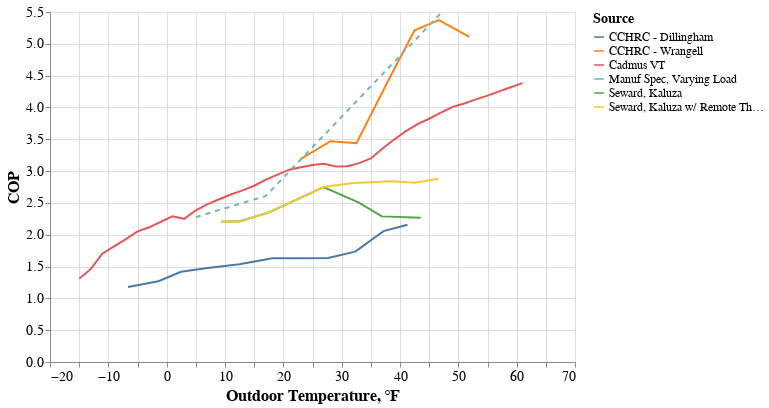

Write notebook code for a chart like this one.
### Code cell
line1 = alt.Chart(df.query('field_study == True')).mark_line().encode(
    x = 'temperature',
    y = 'cop',
    color = 'source:N',
    #opacity = 'Selected:N',
)
line2 = alt.Chart(df.query('field_study == False')).mark_line(strokeDash=[5,5]).encode(
    x = alt.X('temperature', axis=alt.Axis(title='Outdoor Temperature, ℉')),
    y = alt.Y('cop', axis=alt.Axis(title='COP')),
    color = alt.Color('source:N', legend=alt.Legend(title="Source")),
    #opacity = 'Selected:N',
)
line1 + line2

### Figure 1 — Vega-Lite specification as saved in the notebook (floating-point values rounded to 4 significant figures)
{"$schema": "https://vega.github.io/schema/vega-lite/v2.4.3.json", "config": {"axis": {"labelFontSize": 14, "titleFontSize": 16}, "legend": {"labelFontSize": 12, "titleFontSize": 14}, "view": {"height": 350, "width": 525}}, "layer": [{"data": {"values": [{"cop": 2.203, "field_study": true, "hspf": 13.4, "source": "Seward, Kaluza", "temperature": 9.323}, {"cop": 2.21, "field_study": true, "hspf": 13.4, "source": "Seward, Kaluza", "temperature": 12.53}, {"cop": 2.346, "field_study": true, "hspf": 13.4, "source": "Seward, Kaluza", "temperature": 17.36}, {"cop": 2.618, "field_study": true, "hspf": 13.4, "source": "Seward, Kaluza", "temperature": 23.87}, {"cop": 2.749, "field_study": true, "hspf": 13.4, "source": "Seward, Kaluza", "temperature": 26.89}, {"cop": 2.509, "field_study": true, "hspf": 13.4, "source": "Seward, Kaluza", "temperature": 32.87}, {"cop": 2.288, "field_study": true, "hspf": 13.4, "source": "Seward, Kaluza", "temperature": 36.89}, {"cop": 2.267, "field_study": true, "hspf": 13.4, "source": "Seward, Kaluza", "temperature": 43.56}, {"cop": 2.203, "field_study": true, "hspf": 13.4, "source": "Seward, Kaluza w/ Remote Therm", "temperature": 9.323}, {"cop": 2.21, "field_study": true, "hspf": 13.4, "source": "Seward, Kaluza w/ Remote Therm", "temperature": 12.53}, {"cop": 2.346, "field_study": true, "hspf": 13.4, "source": "Seward, Kaluza w/ Remote Therm", "temperature": 17.36}, {"cop": 2.618, "field_study": true, "hspf": 13.4, "source": "Seward, Kaluza w/ Remote Therm", "temperature": 23.87}, {"cop": 2.749, "field_study": true, "hspf": 13.4, "source": "Seward, Kaluza w/ Remote Therm", "temperature": 26.89}, {"cop": 2.814, "field_study": true, "hspf": 13.4, "source": "Seward, Kaluza w/ Remote Therm", "temperature": 31.96}, {"cop": 2.842, "field_study": true, "hspf": 13.4, "source": "Seward, Kaluza w/ Remote Therm", "temperature": 38.68}, {"cop": 2.815, "field_study": true, "hspf": 13.4, "source": "Seward, Kaluza w/ Remote Therm", "temperature": 42.48}, {"cop": 2.88, "field_study": true, "hspf": 13.4, "source": "Seward, Kaluza w/ Remote Therm", "temperature": 46.56}, {"cop": 1.178, "field_study": true, "hspf": 10, "source": "CCHRC - Dillingham", "temperature": -6.629}, {"cop": 1.269, "field_study": true, "hspf": 10, "source": "CCHRC - Dillingham", "temperature": -1.409}, {"cop": 1.417, "field_study": true, "hspf": 10, "source": "CCHRC - Dillingham", "temperature": 2.452}, {"cop": 1.474, "field_study": true, "hspf": 10, "source": "CCHRC - Dillingham", "temperature": 6.692}, {"cop": 1.537, "field_study": true, "hspf": 10, "source": "CCHRC - Dillingham", "temperature": 12.47}, {"cop": 1.629, "field_study": true, "hspf": 10, "source": "CCHRC - Dillingham", "temperature": 18.11}, {"cop": 1.632, "field_study": true, "hspf": 10, "source": "CCHRC - Dillingham", "temperature": 22.84}, {"cop": 1.636, "field_study": true, "hspf": 10, "source": "CCHRC - Dillingham", "temperature": 27.68}, {"cop": 1.735, "field_study": true, "hspf": 10, "source": "CCHRC - Dillingham", "temperature": 32.33}, {"cop": 2.057, "field_study": true, "hspf": 10, "source": "CCHRC - Dillingham", "temperature": 37.18}, {"cop": 2.157, "field_study": true, "hspf": 10, "source": "CCHRC - Dillingham", "temperature": 41.28}, {"cop": 3.19, "field_study": true, "hspf": 12, "source": "CCHRC - Wrangell", "temperature": 23.01}, {"cop": 3.469, "field_study": true, "hspf": 12, "source": "CCHRC - Wrangell", "temperature": 28.07}, {"cop": 3.437, "field_study": true, "hspf": 12, "source": "CCHRC - Wrangell", "temperature": 32.52}, {"cop": 4.405, "field_study": true, "hspf": 12, "source": "CCHRC - Wrangell", "temperature": 37.88}, {"cop": 5.213, "field_study": true, "hspf": 12, "source": "CCHRC - Wrangell", "temperature": 42.49}, {"cop": 5.372, "field_study": true, "hspf": 12, "source": "CCHRC - Wrangell", "temperature": 46.66}, {"cop": 5.107, "field_study": true, "hspf": 12, "source": "CCHRC - Wrangell", "temperature": 51.88}, {"cop": 1.307, "field_study": true, "hspf": 11.91, "source": "Cadmus VT", "temperature": -15}, {"cop": 1.463, "field_study": true, "hspf": 11.91, "source": "Cadmus VT", "temperature": -13}, {"cop": 1.706, "field_study": true, "hspf": 11.91, "source": "Cadmus VT", "temperature": -11}, {"cop": 1.817, "field_study": true, "hspf": 11.91, "source": "Cadmus VT", "temperature": -9}, {"cop": 1.93, "field_study": true, "hspf": 11.91, "source": "Cadmus VT", "temperature": -7}, {"cop": 2.052, "field_study": true, "hspf": 11.91, "source": "Cadmus VT", "temperature": -5}, {"cop": 2.117, "field_study": true, "hspf": 11.91, "source": "Cadmus VT", "temperature": -3}, {"cop": 2.204, "field_study": true, "hspf": 11.91, "source": "Cadmus VT", "temperature": -1}, {"cop": 2.289, "field_study": true, "hspf": 11.91, "source": "Cadmus VT", "temperature": 1}, {"cop": 2.25, "field_study": true, "hspf": 11.91, "source": "Cadmus VT", "temperature": 3}, {"cop": 2.384, "field_study": true, "hspf": 11.91, "source": "Cadmus VT", "temperature": 5}, {"cop": 2.48, "field_study": true, "hspf": 11.91, "source": "Cadmus VT", "temperature": 7}, {"cop": 2.558, "field_study": true, "hspf": 11.91, "source": "Cadmus VT", "temperature": 9}, {"cop": 2.632, "field_study": true, "hspf": 11.91, "source": "Cadmus VT", "temperature": 11}, {"cop": 2.697, "field_study": true, "hspf": 11.91, "source": "Cadmus VT", "temperature": 13}, {"cop": 2.77, "field_study": true, "hspf": 11.91, "source": "Cadmus VT", "temperature": 15}, {"cop": 2.866, "field_study": true, "hspf": 11.91, "source": "Cadmus VT", "temperature": 17}, {"cop": 2.944, "field_study": true, "hspf": 11.91, "source": "Cadmus VT", "temperature": 19}, {"cop": 3.022, "field_study": true, "hspf": 11.91, "source": "Cadmus VT", "temperature": 21}, {"cop": 3.059, "field_study": true, "hspf": 11.91, "source": "Cadmus VT", "temperature": 23}, {"cop": 3.094, "field_study": true, "hspf": 11.91, "source": "Cadmus VT", "temperature": 25}, {"cop": 3.114, "field_study": true, "hspf": 11.91, "source": "Cadmus VT", "temperature": 27}, {"cop": 3.074, "field_study": true, "hspf": 11.91, "source": "Cadmus VT", "temperature": 29}, {"cop": 3.076, "field_study": true, "hspf": 11.91, "source": "Cadmus VT", "temperature": 31}, {"cop": 3.125, "field_study": true, "hspf": 11.91, "source": "Cadmus VT", "temperature": 33}, {"cop": 3.198, "field_study": true, "hspf": 11.91, "source": "Cadmus VT", "temperature": 35}, {"cop": 3.355, "field_study": true, "hspf": 11.91, "source": "Cadmus VT", "temperature": 37}, {"cop": 3.495, "field_study": true, "hspf": 11.91, "source": "Cadmus VT", "temperature": 39}, {"cop": 3.629, "field_study": true, "hspf": 11.91, "source": "Cadmus VT", "temperature": 41}, {"cop": 3.737, "field_study": true, "hspf": 11.91, "source": "Cadmus VT", "temperature": 43}, {"cop": 3.823, "field_study": true, "hspf": 11.91, "source": "Cadmus VT", "temperature": 45}, {"cop": 3.919, "field_study": true, "hspf": 11.91, "source": "Cadmus VT", "temperature": 47}, {"cop": 4.007, "field_study": true, "hspf": 11.91, "source": "Cadmus VT", "temperature": 49}, {"cop": 4.063, "field_study": true, "hspf": 11.91, "source": "Cadmus VT", "temperature": 51}, {"cop": 4.127, "field_study": true, "hspf": 11.91, "source": "Cadmus VT", "temperature": 53}, {"cop": 4.185, "field_study": true, "hspf": 11.91, "source": "Cadmus VT", "temperature": 55}, {"cop": 4.253, "field_study": true, "hspf": 11.91, "source": "Cadmus VT", "temperature": 57}, {"cop": 4.318, "field_study": true, "hspf": 11.91, "source": "Cadmus VT", "temperature": 59}, {"cop": 4.382, "field_study": true, "hspf": 11.91, "source": "Cadmus VT", "temperature": 61}]}, "encoding": {"color": {"field": "source", "type": "nominal"}, "x": {"field": "temperature", "type": "quantitative"}, "y": {"field": "cop", "type": "quantitative"}}, "mark": "line"}, {"data": {"values": [{"cop": 2.277, "field_study": false, "hspf": null, "source": "Manuf Spec, Varying Load", "temperature": 5}, {"cop": 2.61, "field_study": false, "hspf": null, "source": "Manuf Spec, Varying Load", "temperature": 17}, {"cop": 5.481, "field_study": false, "hspf": null, "source": "Manuf Spec, Varying Load", "temperature": 47}]}, "encoding": {"color": {"field": "source", "legend": {"title": "Source"}, "type": "nominal"}, "x": {"axis": {"title": "Outdoor Temperature, ℉"}, "field": "temperature", "type": "quantitative"}, "y": {"axis": {"title": "COP"}, "field": "cop", "type": "quantitative"}}, "mark": {"strokeDash": [5, 5], "type": "line"}}]}
